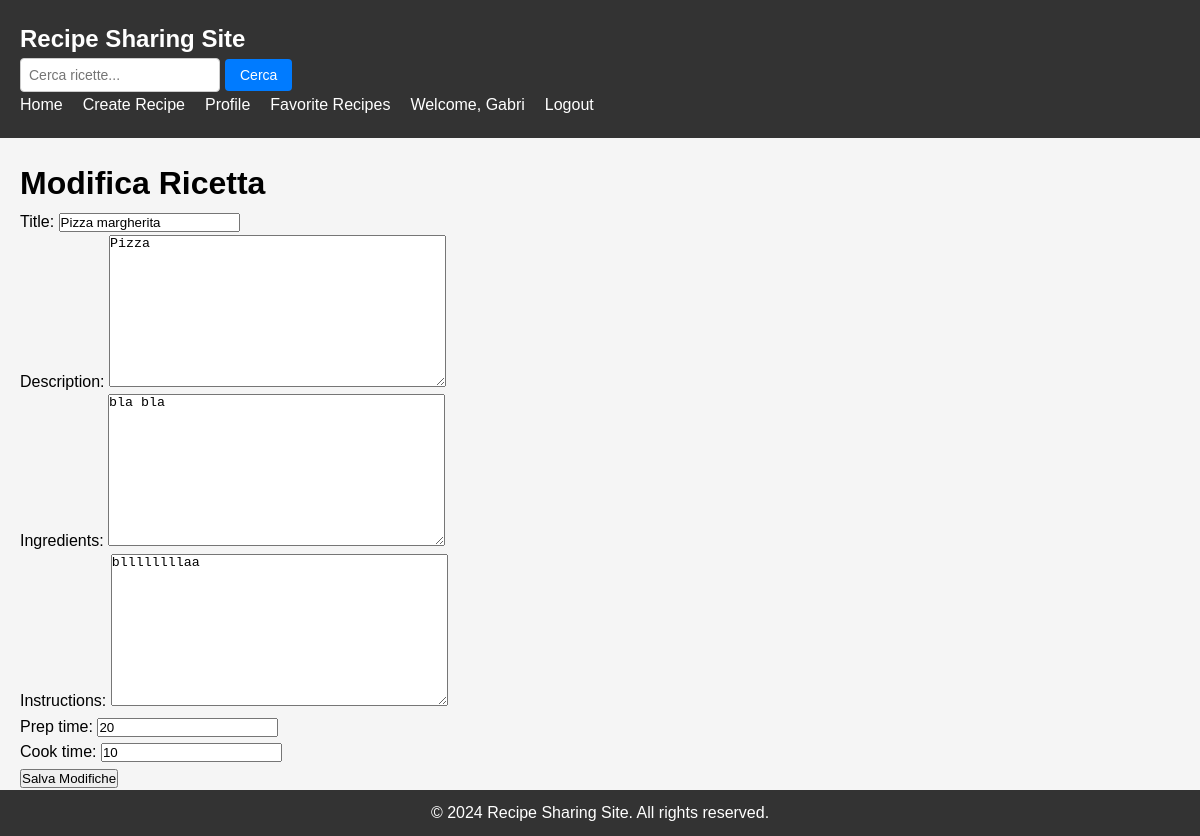
Page /recipes/edit/4/ (signed in) on the committed database.
### recipes/models.py (models this page shows, shortened)
class Recipe(models.Model):
    title = models.CharField(max_length=200)
    description = models.TextField()
    ingredients = models.TextField()
    instructions = models.TextField()
    prep_time = models.IntegerField()
    cook_time = models.IntegerField()
    author = models.ForeignKey(User, on_delete=models.CASCADE,related_name='recipes')
    created_at = models.DateTimeField(auto_now_add=True)
    updated_at = models.DateTimeField(auto_now=True)
    likes = models.ManyToManyField(User, related_name='liked_recipes', blank=True)

### recipes/views.py (the view)
# urls.py: path('edit/<int:pk>/', views.edit_recipe, name='edit_recipe'),
def edit_recipe(request, pk):
    recipe = get_object_or_404(Recipe, pk=pk)
    if request.method == 'POST':
        form = RecipeForm(request.POST, instance=recipe)
        if form.is_valid():
            form.save()
            return redirect('profile')  # Reindirizza al profilo dopo la modifica
    else:
        form = RecipeForm(instance=recipe)
    context = {
        'form': form,
        'recipe': recipe,
    }
    return render(request, 'recipes/edit_recipe.html', context)

### recipes/forms.py
class RecipeForm(forms.ModelForm):
    class Meta:
        model = Recipe
        fields = ['title', 'description', 'ingredients', 'instructions', 'prep_time', 'cook_time']

### recipes/templates/recipes/edit_recipe.html (shortened to what this page needs)
{% extends 'base_generic.html' %}
{% block content %}
  <h1>Modifica Ricetta</h1>
  <form method="post">
    {{ form.as_p }}
    <button type="submit">Salva Modifiche</button>
  </form>
{% endblock %}

### recipes/templates/base_generic.html (shortened to what this page needs)
<!DOCTYPE html>
<html lang="en">
{% load static %}
<head>
    <link rel="stylesheet" href="{% static 'css/styles.css' %}">
</head>
<body>
    <header>
        <nav class="navbar">
            <div class="container">
                <a href="{% url 'home' %}" class="logo">Recipe Sharing Site</a>
                <form action="{% url 'search_recipes' %}" method="get" class="search-form">
                    <input type="text" name="query" placeholder="Cerca ricette...">
                    <button type="submit">Cerca</button>
                </form>
                <ul class="nav-menu">
                <li><a href="{% url 'home' %}">Home</a></li>
                <li><a href="{% url 'create_recipe' %}">Create Recipe</a></li>
                {% if user.is_authenticated %}
                    <li><a href="{% url 'profile' %}">Profile</a></li>
                    <li><a href="{% url 'favorite_recipes' %}">Favorite Recipes</a></li>
                    <li><span>Welcome, {{ user.username }}</span></li>
                    <li><a href="{% url 'logout' %}">Logout</a></li>
                {% else %}
                    <li><a href="{% url 'login_and_registration' %}">Login/Register</a></li>
                {% endif %}
                </ul>
            </div>
        </nav>
    </header>
    <main>
        <div class="container">
            {% block content %}{% endblock %}
        </div>
    </main>
    <footer>
        <div class="container">
            <p>&copy; 2024 Recipe Sharing Site. All rights reserved.</p>
        </div>
    </footer>
</body>
</html>

### recipes/static/css/styles.css (style rules this page uses)
* { margin: 0; padding: 0; box-sizing: border-box; }
body { font-family: Arial, sans-serif; line-height: 1.6; background-color: #f5f5f5; }
.container { max-width: 1200px; margin: 0 auto; padding: 0 20px; }
header { background-color: #333; color: #fff; padding: 10px 0; }
.navbar .logo { font-size: 1.5rem; font-weight: bold; color: #fff; text-decoration: none; }
.nav-menu li a { color: #fff; text-decoration: none; transition: color 0.3s ease; }
.navbar { background-color: #333; padding: 10px 0; }
.nav-menu { list-style-type: none; margin: 0; padding: 0; display: flex; align-items: center; }
.nav-menu li { margin-right: 20px; }
.search-form { margin-left: auto; display: flex; align-items: center; }
.search-form input[type="text"] { padding: 8px; font-size: 14px; border: 1px solid #ccc; border-radius: 4px; margin-right: 5px; width: 200px; }
.search-form button { padding: 8px 15px; font-size: 14px; background-color: #007bff; color: #fff; border: none; border-radius: 4px; cursor: pointer; }
main { margin-top: 20px; }
footer { background-color: #333; color: #fff; padding: 10px 0; text-align: center; }

### rows in the picture
Recipe: title "Pizza margherita", description "Pizza", ingredients "bla bla", instructions "bllllllllaa", prep_time "20", cook_time "10"

### other values in the picture
{{ user.username }} "Gabri"
